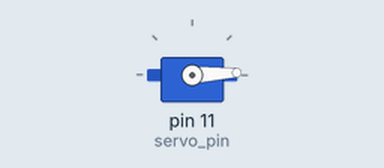
Recording of a sketch running on a simulated Arduino Uno, built with avr-gcc and run on an emulated ATmega328P. Parts: servo.

Above: at 0.05 s.
At 0.9 s:
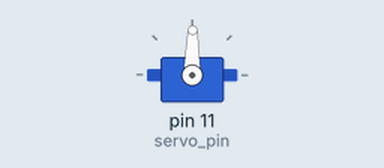
At 1.75 s:
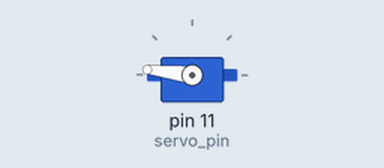
At 3.45 s:
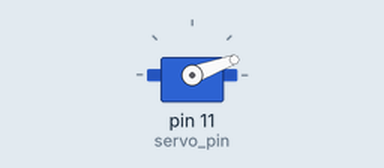
Timing chart, 0 to 8.4 s (numbered marks = the images above):
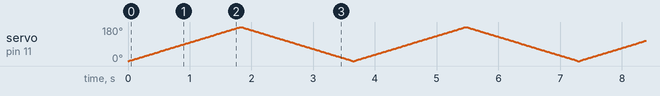

The sketch:

sweep.ino
```cpp
#include<Servo.h>
int servo_pin=11;
Servo miniservo;
int angle=0;
void setup() {
  // put your setup code here, to run once:
  miniservo.attach(servo_pin);
  miniservo.write(angle);
}

void loop() {
  // put your main code here, to run repeatedly:
  for(angle=0;angle<=180;angle++)
  {
    miniservo.write(angle);
    delay(10);
  }
    for(angle=180;angle>=0;angle--)
  {
    miniservo.write(angle);
    delay(10);
  }


}
```
